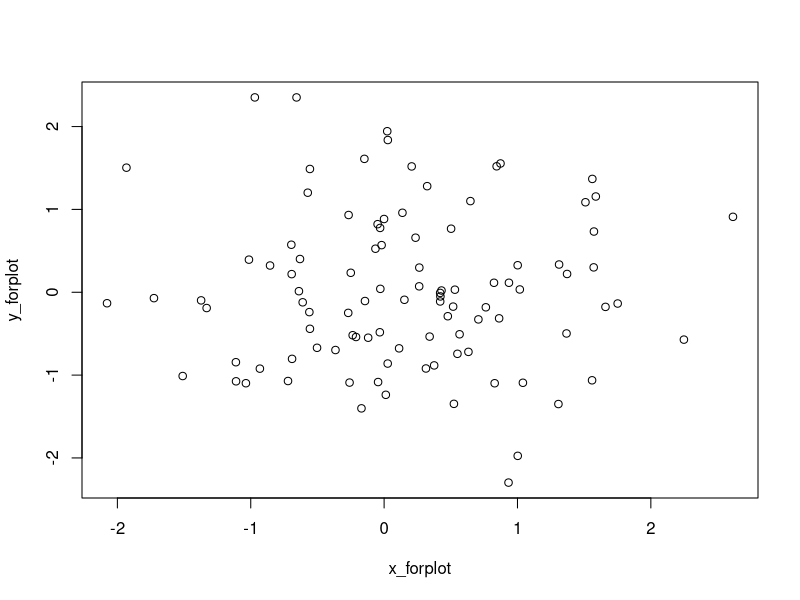
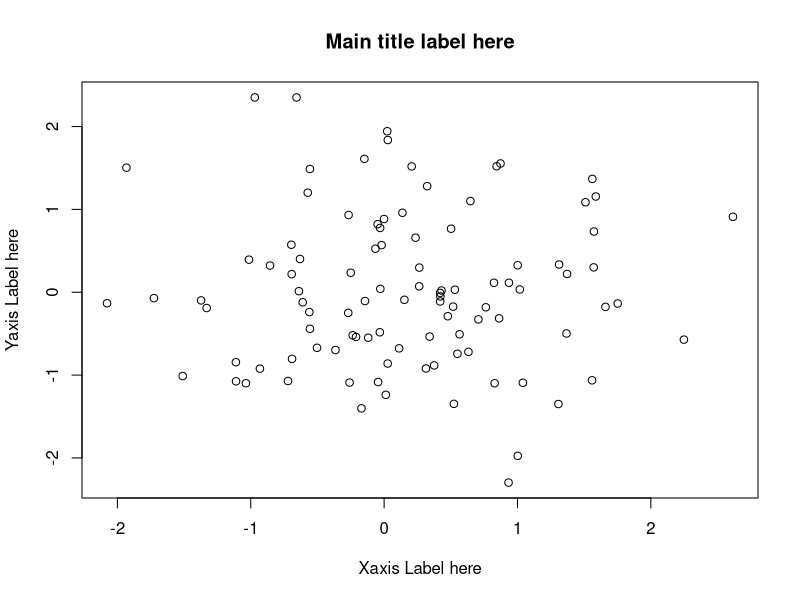

Reproduce these figures in R, in order.
######### Introduction to R #########

# c() is used to concentate whatever is present inside the brackets
# seperated by comma

x <- c(1,3,3,4)   # <- is assignment operator assigning the right side one to left side variable

y=c(1,2,3,4)      # = is also same as <- ,wtf why do people use <- then??

length(x)         # gives a length of a vector ,single dimension vector

length(y)

ls()               # this function is used to list all the objects that we have saved in workspace so far

rm(x,y)            # rm deletes the variables that we have saved,have to specify inside what to delete

ls()               # Notice that x,y no longer appear

rm(list = ls())    # ls() creates a list of all loaded variables and we assign it to variable list ,then we ask 
                   # rm() to remove everything that is saved
                   # The command listed deletes every variable loaded


########## Matrix ##############

?matrix            # ?function_name is used to see help for that particular function

# lets create a simple matrix
# matrix takes 3 arguments, first is the data itself as a single vector,second is number of rows ,third is number of columns
# here z will be = [[1,3],[2,4]] each column is generated first and data is appended columnwise
z=matrix(data= c(1,3,2,4),nrow = 2,ncol = 2)

z

# matrix function can also be written as below,without specifying argument names,but the order has to be maintained
z_1 = matrix(c(1,3,2,4),2,2)        

z_1

# matrix function has another argument byrow=TRUE which means we populate the matrix literally by rows instead of going by columns
# here z will be generated by rows instead of columns as given above
z_2= matrix(c(1,3,2,4),2,2,byrow = TRUE)

z_2

########## Some Vectorized Implementation ##########

sqrt(z)               # often these functions operates on each element in a matrix or vector or dataframe,no need to use for loop to iterate over

z^2                   # squares every element in a matrix or vector

?rnorm

rnorm(4)              # rnorm creates a random vector or normal variables with given size defaults= (mean=0 and standard deviation = 1)

rnorm(5,mean=0,sd=4)  # here we are explicitly specifying mean and stadard deviation for the vector to be created

# sometimes we want our code to reproduce the exact same set of random numbers
# we can use set.seed() function to do this

?set.seed

# lets set the seed to some integer
set.seed(1303)

y=rnorm(5)

mean(y)                # to get the mean of a vector y

mean(z_1)              # mean works on matrices too but it gives mean for all the elements present in the matrix

var(y)                 # to get the variance of a vector

var(z_1)               # gives a matrix containing variance for each column say matrix=[[1,2],[3,4]] variance will return [[2,2],[2,2]]

sd(y)                  # standard deviation of a vector y

sd(z_1)                # returns a value over a matrix,same as mean function,it unwraps all elements in matrix in to single vector and computes for that.



################# Plotting #################

# plot() function is the primary way to plot data in R
# plot(x,y) produces a scatter plot of numbers in x versus numbers in y

# lets initialize x and y and lets plot..

x_forplot = rnorm(100)
y_forplot = rnorm(100)

# basic plot command
plot(x_forplot,y_forplot)

# we can also add arguments for labelling on axis as well as main plot title
plot(x_forplot,y_forplot,xlab = "Xaxis Label here",ylab = "Yaxis Label here",main = "Main title label here")

# we also want to save the plots ,the following commands will help in saving in different file formats
pdf("Plotted_figure.pdf")                 # to save in pdf format

jpeg("Plotted_figure.jpeg")

# After initializing the export command to pdf or jpeg then the plot has to called
# it will not take the plots that are already present in the workspace

plot(x_forplot,y_forplot,col="green")

# this following command will say to R that we are done with plot and it can save
# Remember until and unless you initialize this command you cannot acces plot function and whatever you are trying to save will not be saved.It will say 0 kb file
dev.off()
























